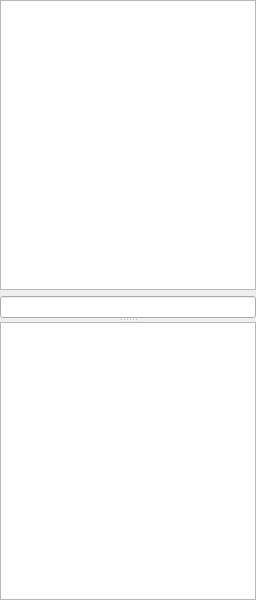
      <widget class="QSplitter" name="splitter" >
       <property name="minimumSize" >
        <size>
         <width>16</width>
         <height>600</height>
        </size>
       </property>
       <property name="orientation" >
        <enum>Qt::Vertical</enum>
       </property>
       <widget class="QWidget" name="layoutWidget" >
        <layout class="QVBoxLayout" >
         <property name="spacing" >
          <number>6</number>
         </property>
         <property name="margin" >
          <number>0</number>
         </property>
         <item>
          <widget class="QTextEdit" name="commentEdit" >
           <property name="sizePolicy" >
            <sizepolicy vsizetype="Expanding" hsizetype="Expanding" >
             <horstretch>0</horstretch>
             <verstretch>0</verstretch>
            </sizepolicy>
           </property>
           <property name="verticalScrollBarPolicy" >
            <enum>Qt::ScrollBarAsNeeded</enum>
           </property>
           <property name="horizontalScrollBarPolicy" >
            <enum>Qt::ScrollBarAlwaysOff</enum>
           </property>
          </widget>
         </item>
         <item>
          <widget class="QLineEdit" name="commentEdit2" >
           <property name="sizePolicy" >
            <sizepolicy vsizetype="Fixed" hsizetype="Expanding" >
             <horstretch>0</horstretch>
             <verstretch>0</verstretch>
            </sizepolicy>
           </property>
          </widget>
         </item>
        </layout>
       </widget>
       <widget class="QTreeView" name="observerView" >
        <property name="horizontalScrollBarPolicy" >
         <enum>Qt::ScrollBarAlwaysOff</enum>
        </property>
        <property name="showDropIndicator" stdset="0" >
         <bool>false</bool>
        </property>
        <property name="selectionMode" >
         <enum>QAbstractItemView::NoSelection</enum>
        </property>
        <property name="rootIsDecorated" >
         <bool>false</bool>
        </property>
        <property name="uniformRowHeights" >
         <bool>true</bool>
        </property>
        <property name="itemsExpandable" >
         <bool>false</bool>
        </property>
        <property name="sortingEnabled" >
         <bool>true</bool>
        </property>
       </widget>
      </widget>
